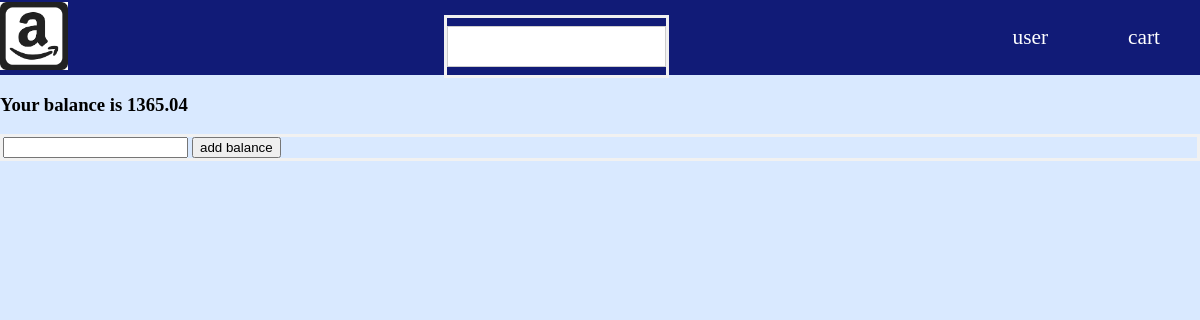
/wallet, run on an earlier commit of the app's database.
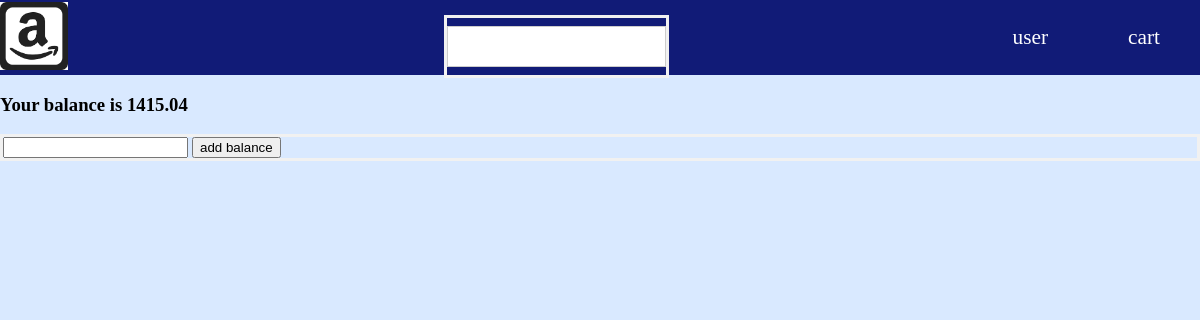
And on a later commit of the database.
### models.py (models this page shows, shortened)
class User(Base):
    __tablename__ = 'users'
    id = Column(Integer, primary_key=True)
    email = Column(String(20), unique=True)
    name = Column(String(30), unique=False)
    password = Column(String(20), unique=False)
    balance = Column(Float, unique = False)
    type = Column(String(20), unique=False)
    street = Column(String(20), unique=False)
    city = Column(String(20), unique=False)
    zip = Column(Integer, unique=False)
    state = Column(String(2), unique=False)
    listings = relationship("Listing",back_populates="seller",cascade="all, delete-orphan")
    carts = relationship("Cart",back_populates="user",cascade="all, delete-orphan")
    orders_buy = relationship("Order",back_populates="user",primaryjoin="User.id==Order.user_id",cascade="all, delete-orphan")
    orders_sell = relationship("Order",back_populates="seller",primaryjoin="User.id==Order.seller_id",cascade="all, delete-orphan")
    reviews_buy = relationship("Review",back_populates="user",primaryjoin="User.id==Review.user_id",cascade="all, delete-orphan")
    reviews_sell = relationship("Review",back_populates="seller",primaryjoin="User.id==Review.seller_id",cascade="all, delete-orphan")
    warehouse = relationship("ManagerLocation",back_populates="manager",uselist=False,cascade="all, delete-orphan")
    __table_args__ = (
        CheckConstraint('type="User" OR type="Seller" OR type="Manager"'),
        CheckConstraint('balance >= 0'),{}
        )

### app.py (the view)
@app.route('/wallet')
def wallet():
    logged_in_id = 1
    sql_get_balance = '''SELECT balance
                         FROM users
                         WHERE id = {}'''.format(logged_in_id)
    balance = engine.execute(sql_get_balance)
    return render_template('wallet.html', balance = balance)

### templates/wallet.html (shortened to what this page needs)
{% extends 'base.html' %}
{% block body %}
{% for entry in balance %}
    <h3>Your balance is {{ entry.balance }}</h3>
{% endfor %}
<form action = "/update_balance">
    <input type = "number" name = "added_balance" step = 0.01>
    <input type = "submit" value = "add balance">
</form>
{% endblock %}

What changed in the data, as far as the page shows it:
changed User: balance "1365.04" → "1415.04"
